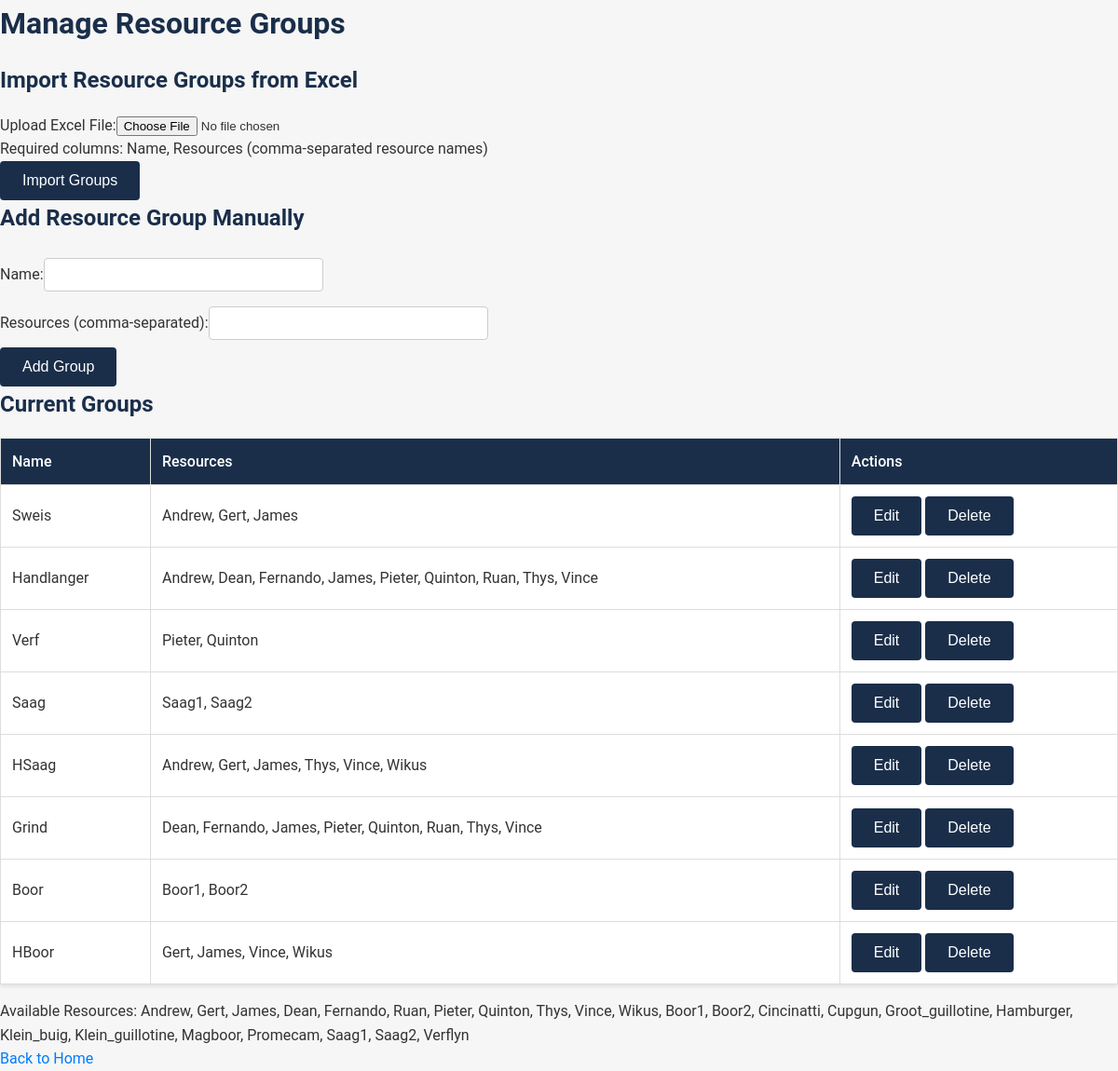
The page /add_resource_group on the database its author committed.
### app.py (models this page shows)
class ResourceGroup(db.Model):
    id = db.Column(db.Integer, primary_key=True)
    name = db.Column(db.String(50), unique=True, nullable=False)
    type = db.Column(db.String(1), nullable=False)
    resources = db.relationship('Resource', secondary='resource_group_association')

### app.py (the view, shortened to what this page needs)
@app.route('/add_resource_group', methods=['GET', 'POST'])
def add_resource_group():
    return render_template('add_resource_group.html', groups=ResourceGroup.query.all(), all_resources=Resource.query.all())

### templates/add_resource_group.html (shortened to what this page needs)
<!DOCTYPE html>
<html>
<head>
    <link rel="stylesheet" href="{{ url_for('static', filename='styles.css') }}">
</head>
<body>
    <h1>Manage Resource Groups</h1>
    <h2>Import Resource Groups from Excel</h2>
    <form method="POST" enctype="multipart/form-data">
        <label>Upload Excel File:</label><input type="file" name="excel_file" accept=".xls,.xlsx"><br>
        <p>Required columns: Name, Resources (comma-separated resource names)</p>
        <button type="submit">Import Groups</button>
    </form>
    <h2>Add Resource Group Manually</h2>
    <form method="POST">
        <label>Name:</label><input type="text" name="name" required><br>
        <label>Resources (comma-separated):</label><input type="text" name="resources" required><br>
        <button type="submit">Add Group</button>
    </form>
    <h2>Current Groups</h2>
    <table>
        <tr><th>Name</th><th>Resources</th><th>Actions</th></tr>
        {% for group in groups %}
            <tr data-id="{{ group.id }}">
                <td>{{ group.name }}</td>
                <td>{{ group.resources | map(attribute='name') | join(', ') }}</td>
                <td>
                    <button onclick="editGroup('{{ group.id }}')">Edit</button>
                    <button onclick="deleteGroup('{{ group.id }}')">Delete</button>
                </td>
            </tr>
        {% endfor %}
    </table>
    <p>Available Resources: {{ all_resources | map(attribute='name') | join(', ') }}</p>
    <a href="{{ url_for('index') }}">Back to Home</a>
</body>
</html>

### static/styles.css (style rules this page uses)
* { margin: 0; padding: 0; box-sizing: border-box; }
body { font-family: 'Roboto', sans-serif; background-color: #F5F6F5; color: #333333; line-height: 1.6; }
h1, h2, h3 { color: #1A2E4A; margin-bottom: 1rem; }
a { color: #007BFF; text-decoration: none; transition: color 0.3s ease; }
button, input[type="submit"] { background-color: #1A2E4A; color: #FFFFFF; border: none; padding: 0.75rem 1.5rem; border-radius: 4px; cursor: pointer; font-size: 1rem; transition: background-color 0.3s ease; }
input[type="text"], input[type="number"], input[type="date"], select { padding: 0.5rem; margin: 0.5rem 0; border: 1px solid #CCCCCC; border-radius: 4px; font-size: 1rem; width: 100%; max-width: 300px; }
table { width: 100%; border-collapse: collapse; background-color: #FFFFFF; box-shadow: 0 2px 4px rgba(0, 0, 0, 0.1); margin: 1rem 0; }
th, td { border: 1px solid #DDDDDD; padding: 0.75rem; text-align: left; }
th { background-color: #1A2E4A; color: #FFFFFF; font-weight: 500; }
td { background-color: #FFFFFF; }

### rows shown on the page
ResourceGroup: name "Sweis", resources|map "Andrew, Gert, James"
ResourceGroup: name "Handlanger", resources|map "Andrew, Dean, Fernando, James, Pieter, Quinton, Ruan, Thys, Vince"
ResourceGroup: name "Verf", resources|map "Pieter, Quinton"
ResourceGroup: name "Saag", resources|map "Saag1, Saag2"
ResourceGroup: name "HSaag", resources|map "Andrew, Gert, James, Thys, Vince, Wikus"
ResourceGroup: name "Grind", resources|map "Dean, Fernando, James, Pieter, Quinton, Ruan, Thys, Vince"
ResourceGroup: name "Boor", resources|map "Boor1, Boor2"
ResourceGroup: name "HBoor", resources|map "Gert, James, Vince, Wikus"
